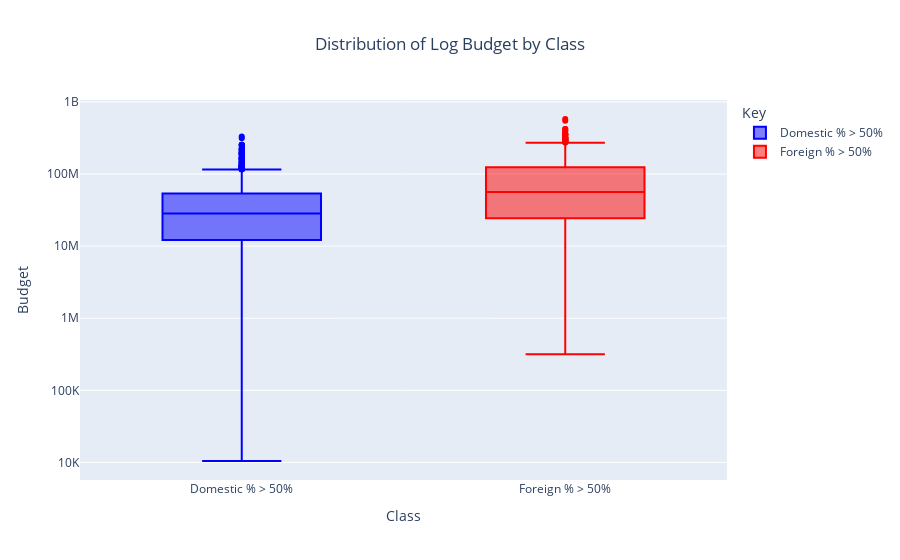

Source (notebook cell):
### Markdown cell above
budget plot

### Code cell
from plotly.subplots import make_subplots
import plotly.express as px
df_budget = df.copy(deep=True)

df_budget['Foreign_higher'] = df.copy(deep=True)['Foreign_higher'].replace({
    0: "Domestic % > 50%",
    1: "Foreign % > 50%"
})


# Box plot grouped by Rating and Foreign_higher
fig_box_budget = px.box(df_budget,
    x='Foreign_higher', 
    y='Budget(USD)_Inflated',  
    color='Foreign_higher', 
    title="Box Plot for Two Classes",
    labels={'value': 'Percentage', 'variable': 'Type'},
    color_discrete_map={"Domestic % > 50%": "blue", "Foreign % > 50%": "red"},  # Customize colors
)

fig_box_budget.update_layout(
    title={
        "text": "Distribution of Log Budget by Class",
        "x": 0.5,  # Center the title
        "xanchor": "center",  # Anchor the title to the center
    },

    xaxis_title="Class",

    yaxis=dict(
        title="Budget",
        type="log",  # Use a logarithmic scale
        tickvals=[1e3, 1e4, 1e5, 1e6, 1e7, 1e8, 1e9],  # Specify tick positions
        ticktext=["1K", "10K", "100K", "1M", "10M", "100M", "1B"],  # Labels for ticks
    ),
    legend_title="Key",

)
fig_box_budget.show()

### Figure 1 — Plotly figure (JSON) as saved in the notebook; plotly's stock layout.template omitted (floating-point values rounded to 4 significant figures; data arrays with more than 128 entries replaced by an {"elided": "..."} marker saying what was removed)
{"data": [{"alignmentgroup": "True", "hovertemplate": "Foreign_higher=%{x}<br>Budget(USD)_Inflated=%{y}<extra></extra>", "legendgroup": "Domestic % > 50%", "marker": {"color": "blue"}, "name": "Domestic % > 50%", "notched": false, "offsetgroup": "Domestic % > 50%", "orientation": "v", "showlegend": true, "type": "box", "x": {"elided": "1544 str values"}, "x0": " ", "xaxis": "x", "y": {"elided": "1544 float values"}, "y0": " ", "yaxis": "y"}, {"alignmentgroup": "True", "hovertemplate": "Foreign_higher=%{x}<br>Budget(USD)_Inflated=%{y}<extra></extra>", "legendgroup": "Foreign % > 50%", "marker": {"color": "red"}, "name": "Foreign % > 50%", "notched": false, "offsetgroup": "Foreign % > 50%", "orientation": "v", "showlegend": true, "type": "box", "x": {"elided": "1145 str values"}, "x0": " ", "xaxis": "x", "y": {"elided": "1145 float values"}, "y0": " ", "yaxis": "y"}], "layout": {"boxmode": "overlay", "legend": {"title": {"text": "Key"}, "tracegroupgap": 0}, "title": {"text": "Distribution of Log Budget by Class", "x": 0.5, "xanchor": "center"}, "xaxis": {"anchor": "y", "categoryarray": ["Domestic % > 50%", "Foreign % > 50%"], "categoryorder": "array", "domain": [0, 1], "title": {"text": "Class"}}, "yaxis": {"anchor": "x", "domain": [0, 1], "ticktext": ["1K", "10K", "100K", "1M", "10M", "100M", "1B"], "tickvals": [1000, 10000, 100000, 1000000, 10000000, 100000000, 1000000000], "title": {"text": "Budget"}, "type": "log"}}}
